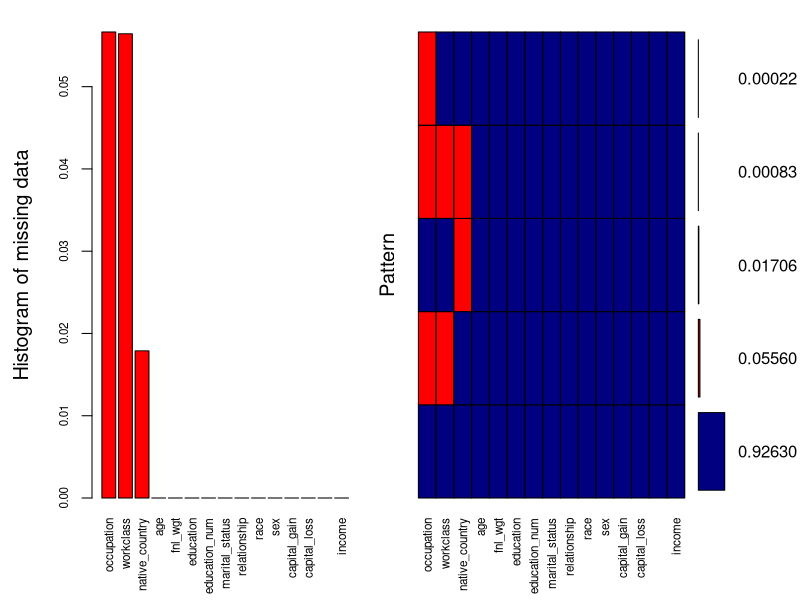
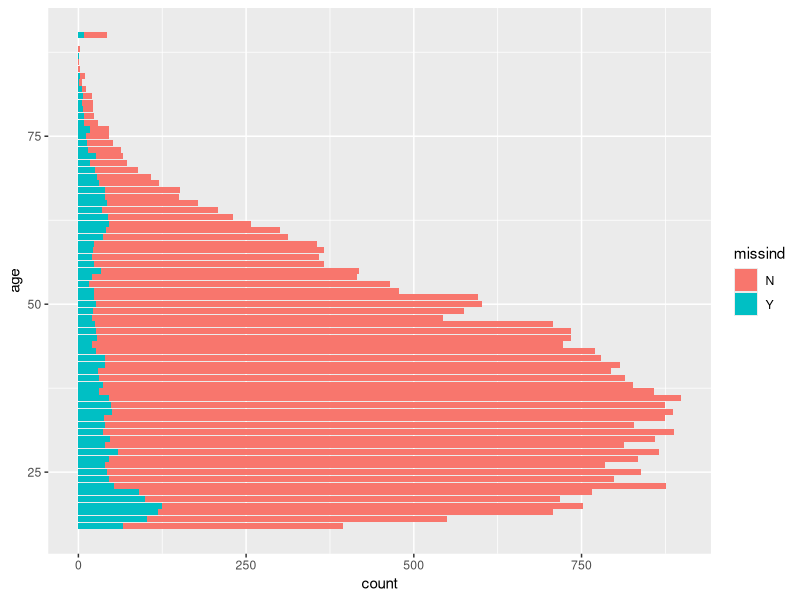
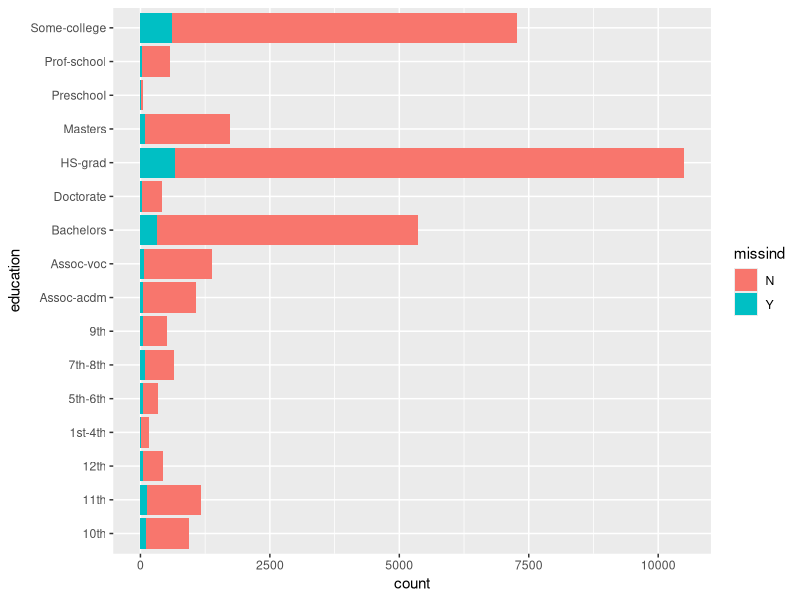
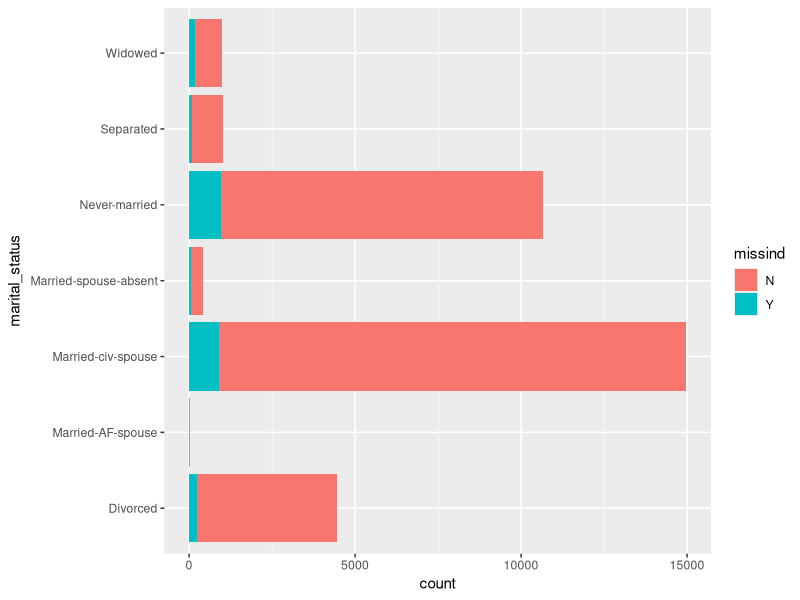
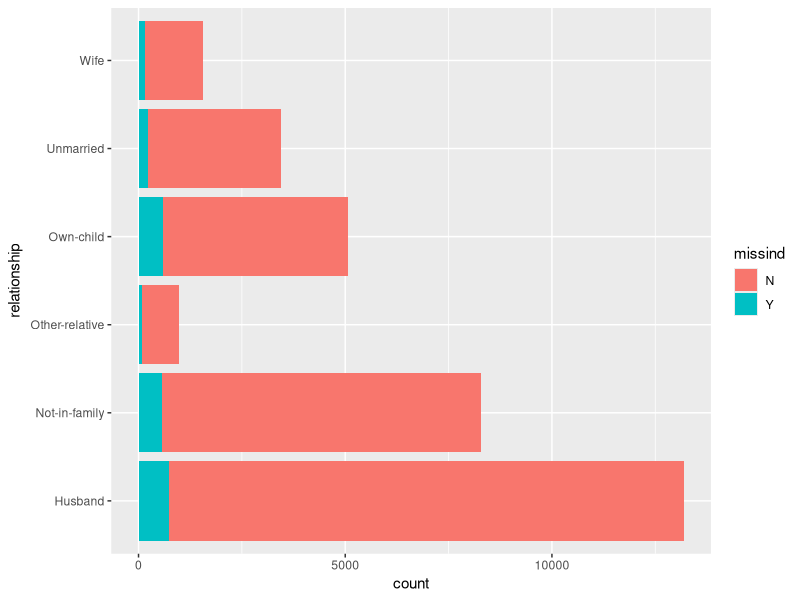
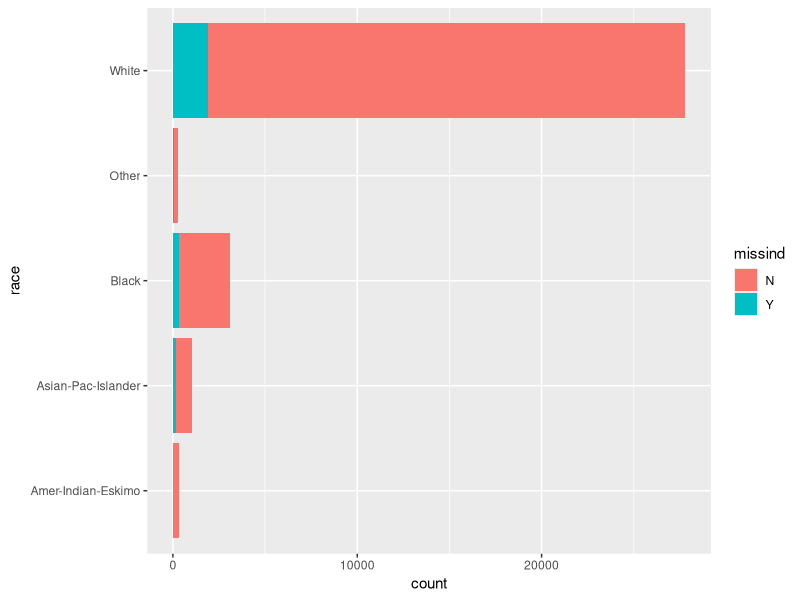
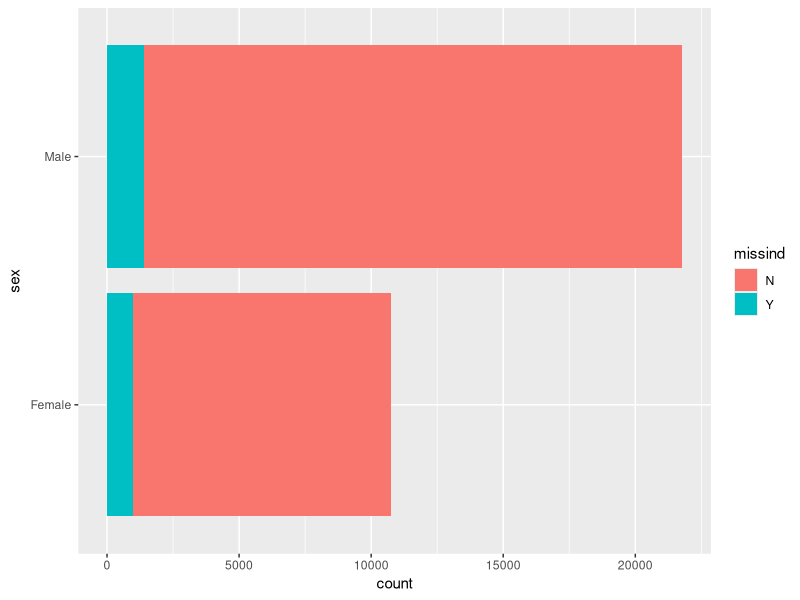
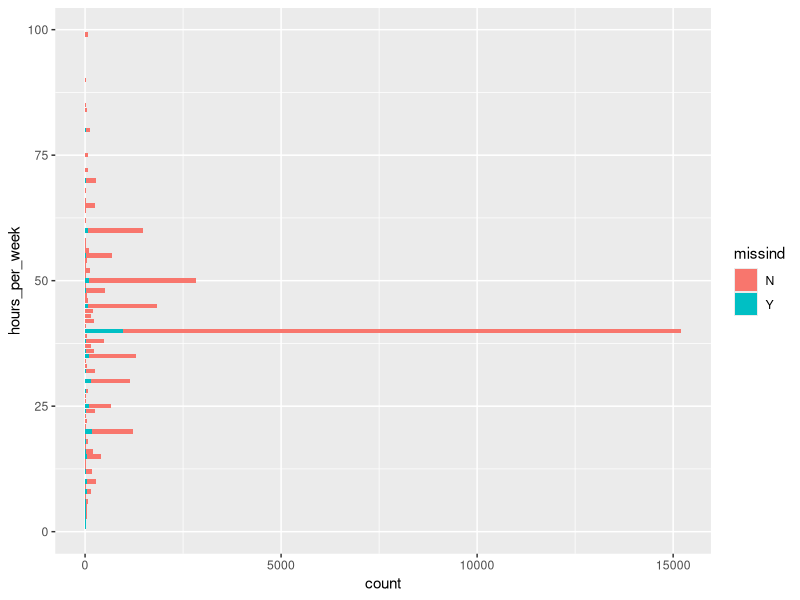

The R source for these figures, in order:
## ---- chunk 1

library(ggplot2)
library(VIM)

X=read.csv("adultdata.csv", stringsAsFactors = TRUE)
#str(X)

#summary
colnames(X) =c("age", "workclass", "fnl_wgt", "education", "education_num", "marital_status", "occupation", "relationship", "race", "sex", "capital_gain", "capital_loss", "hours_per_week", "native_country", "income")
#str(X)
cat("The dimension of the dataset is",dim(X)[1],"by",dim(X)[2],".")
## ---- chunk 2
datatype=sapply(X,class)
#datatype
#6 numeric variables
#9 categorical variables
## ---- chunk 3
library(tidyverse)
#library(hutils)
#Remove duplicated rows based on all columns
# - if two rows are exactly the same, keep only one of them
X_nodup=distinct(X,X[,1:15], keep_all=TRUE)[,-16]

#identify duplicated rows
X_dup=X[duplicated(X),]

cat("The number of duplicated records in the dataset is",dim(X_dup)[1],".","\n")
#dim(X_dup)

#use X_nodup for all later analysis

#unique(X_dup$fnl_wgt)
#cat("Let's look at several examples of the duplicated records:", "\n")
X_dup_sample=subset(X,fnl_wgt==308144 | fnl_wgt== 250051)
X_dup_sample=X_dup_sample[order(X_dup_sample$fnl_wgt),]

X=X_nodup
## ---- chunk 4

library(xtable)
options(xtable.floating = FALSE)
options(xtable.timestamp = "")
options(xtable.comment = FALSE)

#library(dplyr)
#library(DT)
#library(knitr)
#print(xtable(X_dup_sample[,1:8]), include.rownames=FALSE)
print(xtable(X_dup_sample[,1:8]))
## ---- chunk 5

#print(xtable(X_dup_sample[,9:15],caption = "Adult Income Data Sample", caption.placement = "top"))

print(xtable(X_dup_sample[,9:15]))  


## ---- chunk 6
#check missing values of each column
m=c()
for (i in 1:ncol(X))  {
  m[i]=sum(grepl("?",X[,i],fixed = TRUE))
}
missval=paste0(colnames(X),rep("-",15),m,rep(" missing values",))
#cat("The number of missing values for each variable are:")
#missval

#Recode missing values to be more standard - replace ? with NA
#ifelse will coerce the factor values into intergers, thus use as.character to main the original factor values
X$workclass=ifelse(X$workclass==" ?",NA,as.character(X$workclass))
X$occupation=ifelse(X$occupation==" ?",NA,as.character(X$occupation))
X$native_country=ifelse(X$native_country==" ?",NA,as.character(X$native_country))

#then transform the characters back to factors
X$workclass=as.factor(X$workclass)
X$occupation=as.factor(X$occupation)
X$native_country=as.factor(X$native_country)
#str(X)

#display the proportion of missing values
pMiss = function(x){sum(is.na(x))/length(x)*100}
#cat("The percentages of missing values for each variable are:")
#apply(X,2,pMiss)

datatype=sapply(X,class)

#Visualize missing data
#install.packages("VIM") #large package install before class
#break dataset into 2 pieces if you have low memory computer...
## ---- chunk 7

aggr_plot = aggr(X, col=c('navyblue','red'), numbers=TRUE, sortVars=TRUE, labels=names(X), cex.axis=.7, gap=3, ylab=c("Histogram of missing data","Pattern"))

## ---- chunk 8
library(gridExtra)
X_wmiss=subset(X,is.na(workclass) | is.na(occupation) | is.na(native_country))

X_nomiss=setdiff(X,X_wmiss)

X$missind=ifelse(is.na(X$workclass) | is.na(X$occupation) | is.na(X$native_country),"Y","N")

#flip the coordinates/make horizontal barplots due to large number of levels in categorical variables
p1 = ggplot(X, aes(age, fill = missind)) + geom_bar() + coord_flip()

p2 = ggplot(X, aes(education, fill = missind)) + geom_bar() + coord_flip()
p3 = ggplot(X, aes(marital_status, fill = missind)) + geom_bar() + coord_flip()
p4 = ggplot(X, aes(relationship, fill = missind)) + geom_bar() + coord_flip()
p5 = ggplot(X, aes(race, fill = missind)) + geom_bar() + coord_flip()
p6 = ggplot(X, aes(sex, fill = missind)) + geom_bar() + coord_flip()
p7 = ggplot(X, aes(hours_per_week, fill = missind)) + geom_bar() + coord_flip()
p8 = ggplot(X, aes(income, fill = missind)) + geom_bar() + coord_flip()

p1
p2
p3
p4
p5
p6
p7
p8

## ---- chunk 9

X=X[,-16]
sum_num=matrix(,15,6)

for (i in 1:ncol(X)) {
  
  if (class(X[,i])=="integer") {
    
    sum_num[i,]=summary(X[,i])[1:6]
  } 
  
}
sum_num=sum_num[complete.cases(sum_num),]

colnames(sum_num)=names(summary(X$age))
rownames(sum_num)=colnames(X)[datatype=="integer"]

print(xtable(sum_num))  
  


## ---- chunk 10

p1 =   ggplot(data=X)+ geom_histogram(mapping=aes(x=age),binwidth = 0.5,color="darkblue", fill="lightblue")

p2 =   ggplot(data=X)+ geom_histogram(mapping=aes(x=fnl_wgt),binwidth = 50,color="darkblue", fill="lightblue")
  
p3 =    ggplot(data=X)+ geom_histogram(mapping=aes(education_num),binwidth = 1,color="darkblue", fill="lightblue")
      
p4 =    ggplot(data=X)+ geom_histogram(mapping=aes(hours_per_week),binwidth = 1,color="darkblue", fill="lightblue")
        
library(gridExtra)
grid.arrange(p1,p2,p3,p4,nrow=2,ncol=2)


## ---- chunk 11
par(mar = c(2,2,2,2))
par(mfrow=c(2,3))
for (i in 1:ncol(X)){
  
  if (class(X[,i])=="integer") {
    boxplot(X[,i], main=colnames(X)[i])
  }
}

## ---- chunk 12
par(mar = c(1,1,1,1))
par(mfrow=c(1,2))
boxplot(X$capital_gain[which(X$capital_gain!=0)],main="Outliers for non-zero Capital gain")

boxplot(X$capital_loss[which(X$capital_loss!=0)],main="Outliers for non-zero Capital loss")


## ---- chunk 13
par(mar=c(1,1,1,1))

ggplot(X, aes(workclass, fill = income)) + geom_bar()

## ---- chunk 14
#plotting education vs income
ggplot(data = X, aes(y = education, fill = income)) +
  geom_bar(position = "stack")   #different bars stacked together
## ---- chunk 15
#plotting marital status vs. income
ggplot(data = X, aes(y = marital_status, fill = income))+
  geom_bar(position = "stack")  
## ---- chunk 16
ggplot(X, aes(relationship, fill = income)) + geom_bar()
## ---- chunk 17
#plotting occupation vs income
ggplot(data = X, aes(y = occupation, fill = income))+
  geom_bar(position = "stack")
## ---- chunk 18
#plotting native country vs. income
ggplot(data = X, aes(y = native_country, fill = income))+
  geom_bar(position = "stack")
## ---- chunk 19
ggplot(X, aes(race, fill = income)) + geom_bar()
## ---- chunk 20
ggplot(X, aes(sex, fill = income)) + geom_bar()
